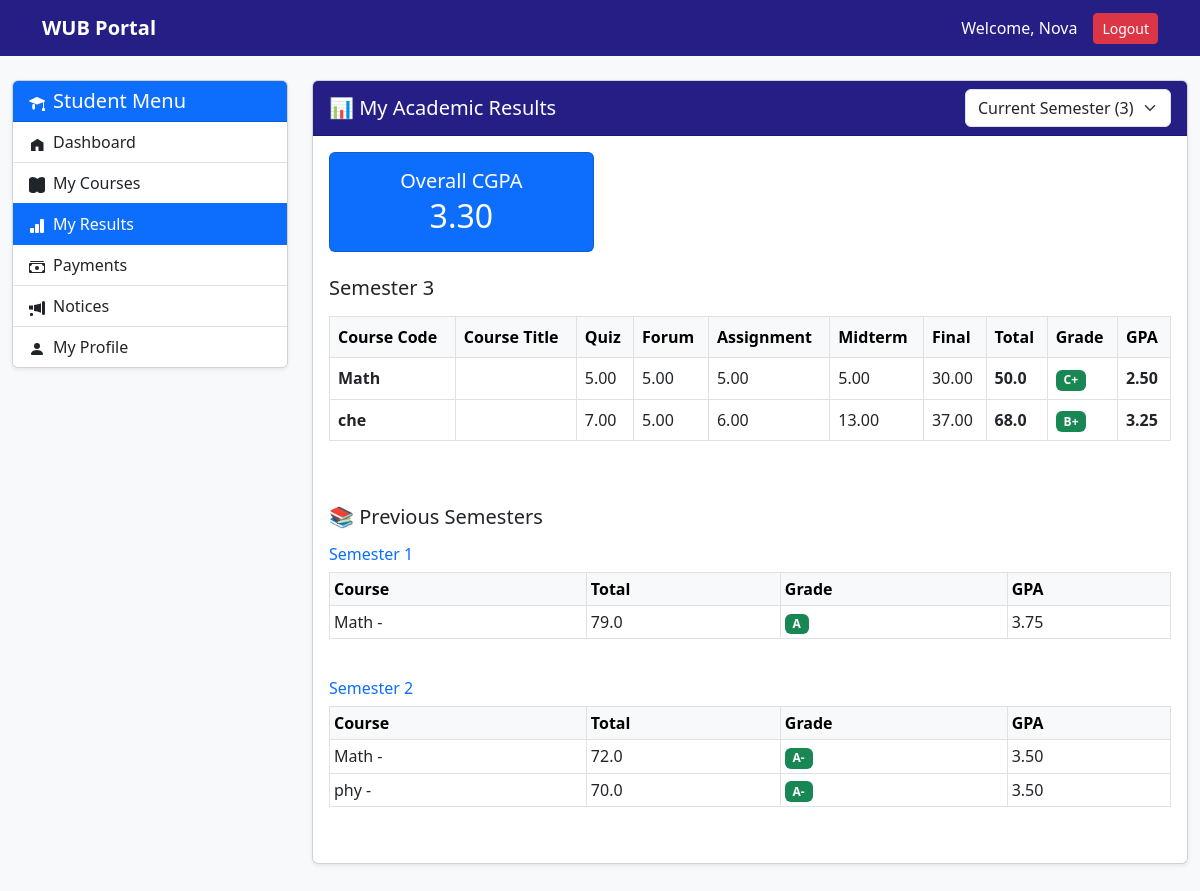
Screenshot of /student/results/ (signed in) with the database file from the repository.
### accounts/models.py (models this page shows)
class CustomUser(AbstractUser):
    role = models.CharField(max_length=20, default='student')
    profile_picture = models.ImageField(
        upload_to='profile_pics/',
        null=True,
        blank=True
    )
    phone = models.CharField(max_length=20, null=True, blank=True)
    address = models.TextField(null=True, blank=True)

### results/models.py (models this page shows, shortened)
class Result(models.Model):
    student = models.ForeignKey(
        settings.AUTH_USER_MODEL,
        on_delete=models.CASCADE,
        related_name='results'
    )
    course = models.ForeignKey(Course, on_delete=models.CASCADE)
    semester = models.PositiveIntegerField(default=1)
    quiz_marks = models.FloatField(default=0)
    forum_marks = models.FloatField(default=0)
    assignment_marks = models.FloatField(default=0)
    midterm_marks = models.FloatField(default=0)
    final_marks = models.FloatField(default=0)
    marks = models.FloatField(default=0)
    grade = models.CharField(max_length=10, blank=True)
    gpa = models.FloatField(default=0)
    created_at = models.DateTimeField(auto_now_add=True)
    updated_at = models.DateTimeField(auto_now=True)
    class Meta:
        unique_together = ('student', 'course', 'semester')
        ordering = ['-semester', 'course']

### courses/models.py (models this page shows, shortened)
class Course(models.Model):
    course_code = models.CharField(max_length=20)
    course_title = models.CharField(max_length=200)
    credit = models.FloatField(default=3.0)
    teacher = models.ForeignKey(
        settings.AUTH_USER_MODEL,
        on_delete=models.SET_NULL,
        null=True,
        blank=True,
        limit_choices_to={'role': 'teacher'},
        related_name='assigned_courses'
    )

### accounts/views.py (the view, shortened to what this page needs)
# urls.py: path('student/results/', account_views.student_results, name='student_results'),
@login_required(login_url='/login/')
def student_results(request):
    if request.user.role != 'student':
        return redirect('home')
    results = Result.objects.filter(student=request.user).select_related('course').order_by('semester')
    total_gpa = sum(float(r.gpa or 0) for r in results)
    cgpa = round(total_gpa / results.count(), 2) if results.exists() else 0.00
    semesters = sorted(list(set(results.values_list('semester', flat=True))))
    current_semester = max(semesters) if semesters else None
    selected_semester = request.GET.get('semester', 'current')
    if selected_semester == 'all':
        current_results = results
        previous_results = {}
    elif selected_semester == 'current':
        current_results = results.filter(semester=current_semester) if current_semester else results.none()
        previous_results = {}
        for sem in semesters:
            if sem != current_semester:
                previous_results[f"Semester {sem}"] = results.filter(semester=sem)
    return render(request, "student/results.html", {
        "cgpa": cgpa,
        "current_semester": current_semester,
        "current_results": current_results,
        "previous_results": previous_results,
        "semesters": semesters,
        "selected_semester": selected_semester,
    })

### templates/student/results.html (shortened to what this page needs)
{% extends 'student/student_base.html' %}
{% block student_content %}
<div class="card shadow-sm mb-4">
<div class="card-header d-flex justify-content-between align-items-center">
    <h5 class="mb-0">📊 My Academic Results</h5>
    <form method="get">
        <select name="semester"
                class="form-select"
                onchange="this.form.submit()">
            <option value="current"
                {% if selected_semester == 'current' %}selected{% endif %}>
                Current Semester ({{ current_semester }})
            </option>
        </select>
    </form>
</div>
<div class="card-body">
    <div class="row mb-4">
        <div class="col-md-4">
            <div class="card bg-primary text-white h-100">
                <div class="card-body text-center">
                    <h5 class="mb-1">Overall CGPA</h5>
                    <h2 class="mb-0">{{ cgpa|floatformat:2 }}</h2>
                </div>
            </div>
        </div>
    </div>
    <h5 class="mt-3 mb-3">
        {% if selected_semester == 'current' %}
            Semester {{ current_semester }}
        {% elif selected_semester == 'all' %}
            All Semesters
        {% else %}
            Semester {{ selected_semester }}
        {% endif %}
    </h5>
    <div class="table-responsive mb-5">
        <table class="table table-bordered table-hover">
            <thead class="table-light">
                <tr>
                    <th>Course Code</th>
                    <th>Course Title</th>
                    <th>Quiz</th>
                    <th>Forum</th>
                    <th>Assignment</th>
                    <th>Midterm</th>
                    <th>Final</th>
                    <th>Total</th>
                    <th>Grade</th>
                    <th>GPA</th>
                </tr>
            </thead>
            <tbody>
                {% for r in current_results %}
                <tr>
                    <td><strong>{{ r.course.course_code }}</strong></td>
                    <td>{{ r.course.title }}</td>
                    <td>{{ r.quiz_marks|floatformat:2 }}</td>
                    <td>{{ r.forum_marks|floatformat:2 }}</td>
                    <td>{{ r.assignment_marks|floatformat:2 }}</td>
                    <td>{{ r.midterm_marks|floatformat:2 }}</td>
                    <td>{{ r.final_marks|floatformat:2 }}</td>
                    <td><strong>{{ r.marks }}</strong></td>
                    <td>
                        <span class="badge bg-{% if r.grade == 'F' %}danger{% else %}success{% endif %}">
                            {{ r.grade }}
                        </span>
                    </td>
                    <td>
                        <strong>{{ r.gpa|floatformat:2 }}</strong>
                    </td>
                </tr>
                {% empty %}
                <tr>
                    <td colspan="10" class="text-center text-muted py-4">
                        No results found.
                    </td>
                </tr>
                {% endfor %}
            </tbody>
        </table>
    </div>
    {% if selected_semester == 'current' and previous_results %}
    <h5 class="mt-4 mb-3">📚 Previous Semesters</h5>
    {% for sem, results in previous_results.items %}
    <div class="mb-4">
        <h6 class="text-primary">{{ sem }}</h6>
        <div class="table-responsive">
            <table class="table table-sm table-bordered table-hover">
                <thead class="table-light">
                    <tr>
                        <th>Course</th>
                        <th>Total</th>
                        <th>Grade</th>
                        <th>GPA</th>
                    </tr>
                </thead>
                <tbody>
                    {% for r in results %}
                    <tr>
                        <td>
                            {{ r.course.course_code }}
                            -
                        </td>
                        <td>{{ r.marks }}</td>
                        <td>
                            <span class="badge bg-{% if r.grade == 'F' %}danger{% else %}success{% endif %}">
                                {{ r.grade }}
                            </span>
                        </td>
                        <td>{{ r.gpa|floatformat:2 }}</td>
                    </tr>
                    {% endfor %}
                </tbody>
            </table>
        </div>
    </div>
    {% empty %}
        <p class="text-muted">
            No previous semester results found.
        </p>
    {% endfor %}
    {% endif %}
</div>
</div>
{% endblock %}

### templates/base.html (shortened to what this page needs)
{% load static %}
<!DOCTYPE html>
<html lang="en">
<head>
    <link href="https://cdn.jsdelivr.net/npm/bootstrap@5.3.0/dist/css/bootstrap.min.css" rel="stylesheet">
</head>
<body>
    <nav class="navbar navbar-expand-lg navbar-dark">
        <div class="container">
            <a class="navbar-brand fw-bold" href="{% url 'student_dashboard' %}">WUB Portal</a>
            <div class="ms-auto d-flex align-items-center">
                <span class="text-white me-3">
                    Welcome, {{ request.user.get_full_name|default:request.user.username }}
                </span>
                <form method="post" action="{% url 'logout' %}" style="display: inline;">
                    <button type="submit" class="btn btn-danger btn-sm">Logout</button>
                </form>
            </div>
        </div>
    </nav>
    {% block content %}
    {% endblock %}
</body>
</html>

### templates/base.html (style rules this page uses)
body { background-color: #f8f9fa; }
.navbar { background: #251e85; }
.navbar-brand, .nav-link { color: white !important; }
.card-header { background: #251e85; color: white; }

### rows the page displays
CustomUser: user.get_full_name "Nova"
Result: course.course_code "Math", quiz_marks "5.00", forum_marks "5.00", assignment_marks "5.00", midterm_marks "5.00", final_marks "30.00", marks "50.0", grade "C+", gpa "2.50"
Result: course.course_code "che", quiz_marks "7.00", forum_marks "5.00", assignment_marks "6.00", midterm_marks "13.00", final_marks "37.00", marks "68.0", grade "B+", gpa "3.25"
Result: course.course_code "Math", marks "79.0", grade "A", gpa "3.75"
Result: course.course_code "Math", marks "72.0", grade "A-", gpa "3.50"
Result: course.course_code "phy", marks "70.0", grade "A-", gpa "3.50"

### other values shown
{{ cgpa|floatformat:2 }} "3.30"
{{ current_semester }} "3"
{{ sem }} "Semester 1" "Semester 2"
